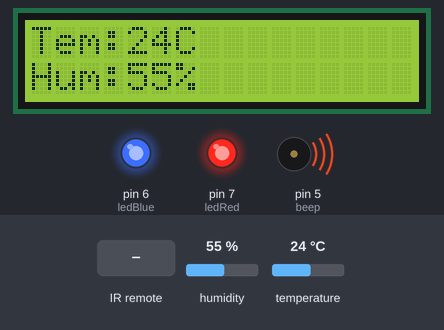
The sketch below on a simulated Arduino Uno, built with avr-gcc and run on an emulated ATmega328P. Shown: 16×2 character LCD, output pins drawn as LEDs (lit = HIGH), buzzer (waves = sounding, pin HIGH). The test bench sets the inputs (shaded band); at power-on: humidity 55 %, temperature 24 °C. The local clock reads 2024-03-15 10:24:30 at power-on unless the sketch sets it; what the sketch prints to the serial monitor is not drawn.

Above: at 3.2 s.
3.3 s: infrared code 0x1 received
At 5.8 s:
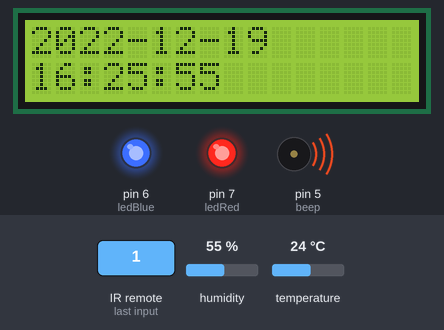
6.3 s: humidity set to 35 %
8.5 s: humidity set to 32 %
At 9.8 s:
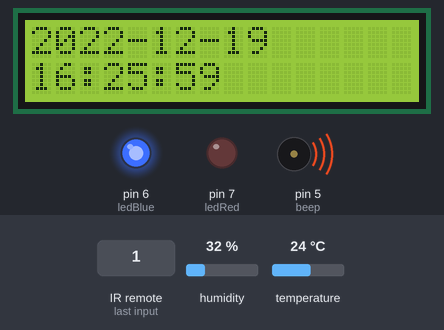
11.5 s: temperature set to 21 °C
14.5 s: temperature set to 18 °C
At 17.4 s:
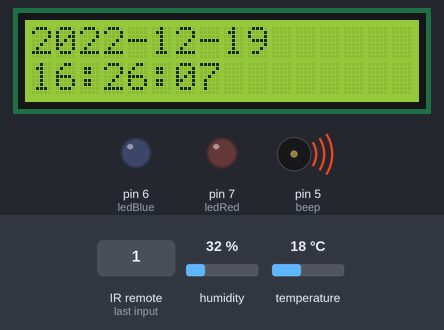
17.5 s: infrared code 0x2 received
At 19.5 s:
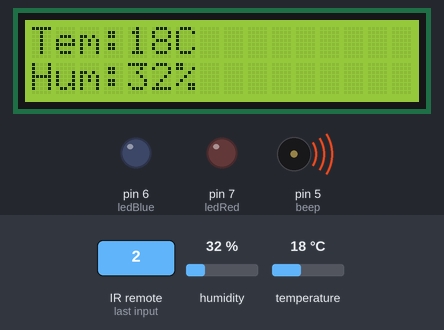
Timing chart, 0 to 21.0 s (numbered marks = the images above; inputs shaded):
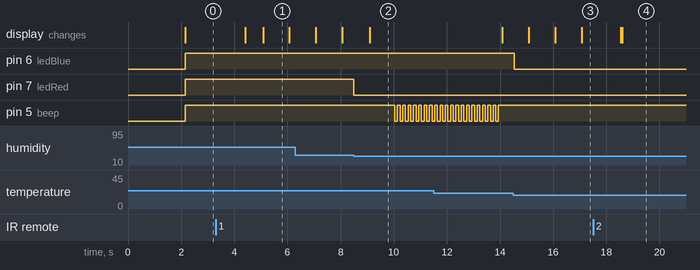

The sketch:

SmartClock.ino
```cpp
#include <dht11.h>   //引用dht11库文件，使得下面可以调用相关参数
#include <Wire.h>
#include <LiquidCrystal_I2C.h> //引用I2C库
#include <DS1302.h>
#include<IRremote.h>

#define dht11Pin 8   //定义温湿度针脚号为8号引脚
#define ledBlue 6 //定义湿度阈值灯为6号引脚
#define ledRed 7 //定义温度阈值灯为7号引脚
#define beep 5 //定义蜂鸣器为5号引脚
dht11 dht;    //实例化一个对象
char buf1[50];
char buf2[50];
LiquidCrystal_I2C lcd(0x27,16,2); //这里是0x27
DS1302 rtc(14, 15, 16); //对应DS1302的RST,DAT,CLK
int RECV_PIN = 11;   //红外线接收器OUTPUT端接在pin 11
int Keynum=1;
IRrecv irrecv(RECV_PIN);   // 定义IRrecv 对象来接收红外线信号
decode_results results;   //解码结果放在decode_results构造的对象results里

void initRTCTime(void)//初始化RTC时钟
{
  rtc.writeProtect(false); //关闭写保护
  rtc.halt(false); //清除时钟停止标志
  Time t(2022, 12, 19, 16, 25, 50, 4); //新建时间对象 最后参数位星期数据，周日为1，周一为2以此类推
  rtc.time(t);//向DS1302设置时间数据
}
void printTime()//打印时间数据
{
  Time tim = rtc.time(); //从DS1302获取时间数据

  snprintf(buf1, sizeof(buf1), "%04d-%02d-%02d ",
           tim.yr, tim.mon, tim.date
           );
  snprintf(buf2, sizeof(buf2), "%02d:%02d:%02d",
           tim.hr, tim.min, tim.sec);

  Serial.println(buf1);
  Serial.println(buf2);

}
void setup()    //初始化函数，只执行一次
{
  Serial.begin(9600);      //设置波特率参数
  pinMode(dht11Pin, OUTPUT);    //通过定义将Arduino开发板上dht11Pin引脚(8号口)的工作模式转化为输出模式
  pinMode(ledBlue, OUTPUT);
  pinMode(ledRed, OUTPUT);
  pinMode(beep, OUTPUT);

  lcd.init();                  // 初始化LCD
  lcd.backlight();             //设置LCD背景等亮
  initRTCTime();
  irrecv.enableIRIn(); //    启动红外解码
  delay(2000);
}

void loop()     //loop函数，重复循环执行
{

  if (irrecv.decode(&results)!=0)
  {
      delay(500);
      Keynum++;
      delay(500);
      lcd.clear();
      if(Keynum>=3)
      {
        Keynum=1;
      }
      irrecv.resume();
  }
  switch(Keynum)
  {
    case 1:  SerialTem();ther();TemJudge();alarm();break;
    case 2:  printTime();TemJudge();
            Time tim = rtc.time(); //从DS1302获取时间数据
            lcd.setCursor(0,0);
            lcd.print(buf1);
            lcd.setCursor(0,1);
            lcd.print(buf2);
            alarm();
            break;
    default: break;
  }
}
void ther()//温湿度计
{
  int tol = dht.read(dht11Pin);    //将读取到的值赋给tol
  int temp = (float)dht.temperature; //将温度值赋值给temp
  int humi = (float)dht.humidity; //将湿度值赋给humi

  lcd.setCursor(0,0);
  lcd.print("Tem:");
  lcd.setCursor(4,0);
  lcd.print(temp);
  lcd.setCursor(6,0);
  lcd.print("C");

  lcd.setCursor(0,1);
  lcd.print("Hum:");
  lcd.setCursor(4,1);
  lcd.print(humi);
  lcd.setCursor(6,1);
  lcd.print("%");
}
void TemJudge()
{
  int tol = dht.read(dht11Pin);    //将读取到的值赋给tol
  int temp = (float)dht.temperature; //将温度值赋值给temp
  int humi = (float)dht.humidity; //将湿度值赋给humi
  if(temp>=20)//假如温度高于20度亮红灯
  {
    digitalWrite(ledBlue,HIGH);
  }
  else digitalWrite(ledBlue,LOW);
  if(humi>=34)//假如湿度高于34%亮蓝灯
  {
    digitalWrite(ledRed,HIGH);
  }
  else digitalWrite(ledRed,LOW);

}
void alarm()
{
  digitalWrite(beep,HIGH);
  int alarm_hr=16;//设置闹钟小时
  int alarm_min=26;//设置闹钟分钟
  int alarm_sec=0;//设置闹钟秒
    Time tim = rtc.time(); //从DS1302获取时间数据

  snprintf(buf2, sizeof(buf2), "%02d:%02d:%02d",
           tim.hr, tim.min, tim.sec);
  if((tim.hr==alarm_hr)&&(tim.min==alarm_min)&&(tim.sec==alarm_sec))
  {
    for(int i=0;i<20;i++)
    {
    digitalWrite(beep,LOW);
    delay(100);
    digitalWrite(beep,HIGH);
    delay(100);
    }
  }
}
void SerialTem()//串口打印温度湿度
{
  int tol = dht.read(dht11Pin);    //将读取到的值赋给tol
  int temp = (float)dht.temperature; //将温度值赋值给temp
  int humi = (float)dht.humidity; //将湿度值赋给humi
  Serial.print("Temperature:");     //在串口打印出Tempeature:
  Serial.print(temp);       //在串口打印温度结果
  Serial.println(".C");    //在串口打印出℃
  Serial.print("Humidity:");     //在串口打印出Humidity:
  Serial.print(humi);     //在串口打印出湿度结果
  Serial.println("%");     //在串口打印出%
}
```

Measured:
- the behaviour switches between 34 and 33 % on humidity (found by bisection; images 1 and 2)
- the behaviour switches between 20 and 19 °C on temperature (found by bisection; images 2 and 3)
- after the input at 3.3 s, the display: first changes after 1.1 s (image 1 shows a later state)
- after the input at 8.5 s, pin 7 (ledRed): HIGH → LOW at once
- after the input at 14.5 s, pin 6 (ledBlue): HIGH → LOW at once
- by itself, pin 5 (beep): alternates HIGH for 0.10 s and LOW for 0.10 s, 25 changes in all, then stays HIGH
- what the display in image 1 shows lasts 1.0 s, from 5.1 s to 6.1 s
